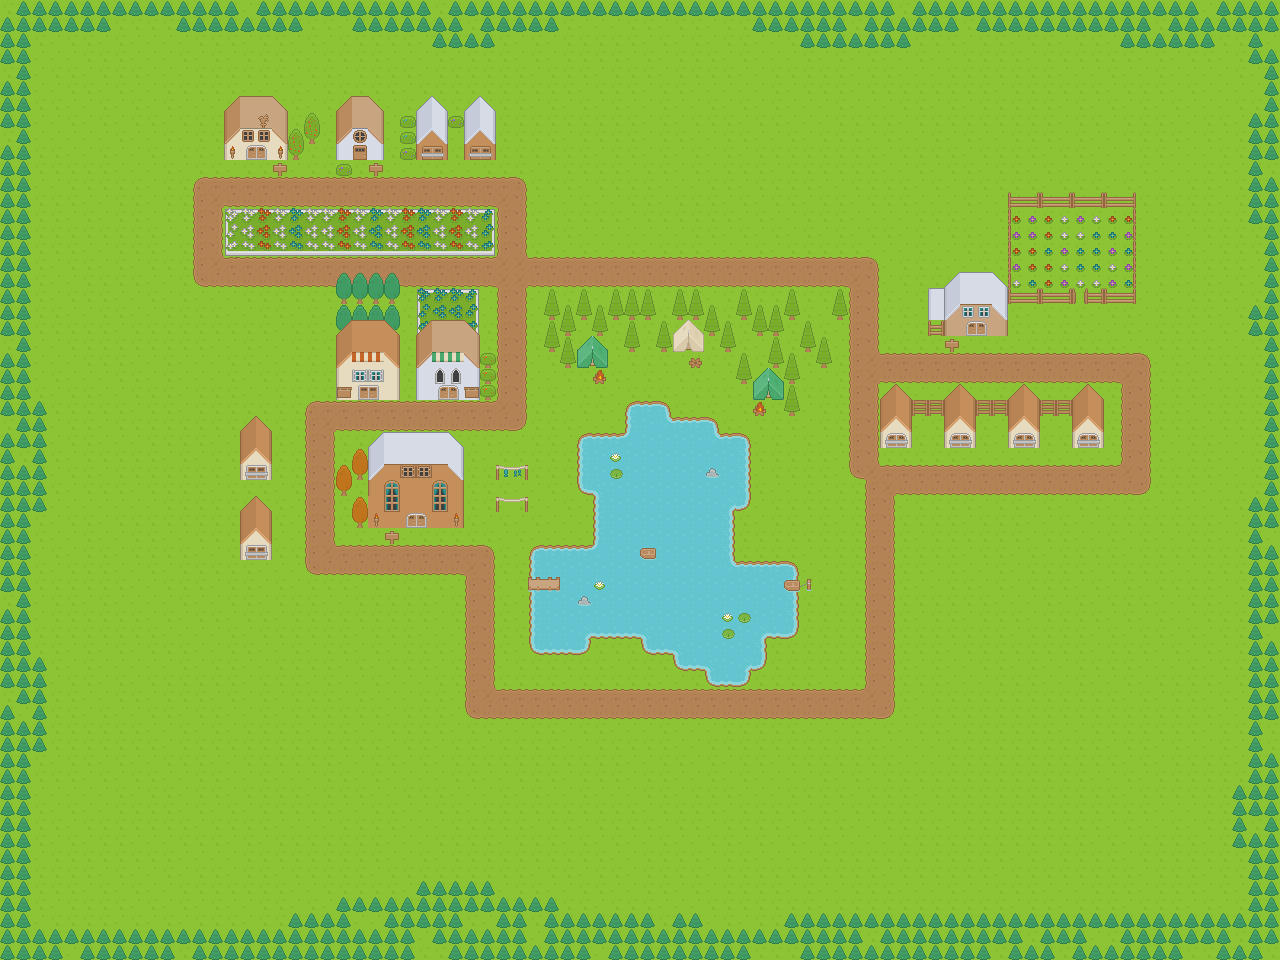

This game map was drawn from its Tiled (.tmx) file and the tilesets committed beside it. A one-line description and the trimmed map source follow:
An orthogonal 80x60 tile map with 16x16 px tiles, 4 tile layers (Grass, Trees and path, buildings, Buildings and rocks, Building objects) and 34 objects (30x Wall, 2x Door, player, player1).

<map version="1.0" tiledversion="1.0.2" orientation="orthogonal" renderorder="right-down" width="80" height="60" tilewidth="16" tileheight="16" nextobjectid="80">
 <tileset firstgid="1" name="RPG" tilewidth="16" tileheight="16" spacing="1" tilecount="1767" columns="57">
  <image source="../images/roguelikeSheet_transparent.png" width="968" height="526" />
 </tileset>
 <layer name="Grass" width="80" height="60">
  <data>[4800 cells, 4800 non-empty, 2 distinct tile ids]</data>
 </layer>
 <layer name="Trees and path, buildings" width="80" height="60">
  <data>[4800 cells, 1363 non-empty, 78 distinct tile ids]</data>
 </layer>
 <layer name="Buildings and rocks" width="80" height="60">
  <data>[4800 cells, 198 non-empty, 49 distinct tile ids]</data>
 </layer>
 <layer name="Building objects" width="80" height="60">
  <data>[4800 cells, 164 non-empty, 52 distinct tile ids]</data>
 </layer>
 <objectgroup name="Obstacles">
  <object id="2" name="Wall" x="336" y="104" width="48" height="40" />
  <object id="8" name="player" x="204" y="180" />
  <object id="21" name="Wall" x="336" y="328" width="60" height="56" />
  <object id="31" name="player1" x="368" y="408" />
  <object id="33" name="Wall" x="232" y="96" width="48" height="40" />
  <object id="34" name="Wall" x="420" y="104" width="68" height="40" />
  <object id="35" name="Wall" x="416" y="324" width="68" height="52" />
  <object id="36" name="Wall" x="0" y="0" width="24" height="396" />
  <object id="37" name="Wall" x="0" y="400" width="40" height="112" />
  <object id="38" name="Wall" x="-4" y="652" width="44" height="112" />
  <object id="39" name="Wall" x="0" y="516" width="24" height="132" />
  <object id="40" name="Wall" x="0" y="768" width="24" height="188" />
  <object id="59" name="Wall" x="372" y="440" width="88" height="64" />
  <object id="60" name="Wall" x="884" y="388" width="24" height="52" />
  <object id="61" name="Wall" x="948" y="388" width="24" height="52" />
  <object id="62" name="Wall" x="1012" y="388" width="24" height="52" />
  <object id="63" name="Wall" x="1076" y="388" width="24" height="52" />
  <object id="64" name="Wall" x="932" y="284" width="72" height="36" />
  <object id="65" name="Wall" x="32" y="4" width="72" height="20" />
  <object id="67" name="Wall" x="116" y="4" width="56" height="8" />
  <object id="68" name="Wall" x="180" y="4" width="116" height="20" />
  <object id="69" name="Wall" x="300" y="4" width="116" height="8" />
  <object id="70" name="Wall" x="360" y="20" width="96" height="8" />
  <object id="71" name="Wall" x="440" y="36" width="48" height="8" />
  <object id="72" name="Wall" x="476" y="4" width="76" height="24" />
  <object id="73" name="Wall" x="556" y="0" width="192" height="8" />
  <object id="74" name="Wall" x="556" y="0" width="192" height="8" />
  <object id="75" name="Wall" x="756" y="4" width="192" height="20" />
  <object id="76" name="Wall" x="952" y="4" width="164" height="20" />
  <object id="77" name="Wall" x="808" y="24" width="100" height="16" />
  <object id="78" name="Wall" x="1124" y="4" width="88" height="36" />
  <object id="79" name="Wall" x="1216" y="0" width="68" height="28" />
 </objectgroup>
 <objectgroup name="Portals">
  <object id="17" name="Door" x="360" y="388" width="14" height="10">
   <properties>
    <property name="level" value="1" />
   </properties>
  </object>
  <object id="28" name="Door" x="248" y="148" width="16" height="8">
   <properties>
    <property name="level" value="2" />
   </properties>
  </object>
 </objectgroup>
</map>
